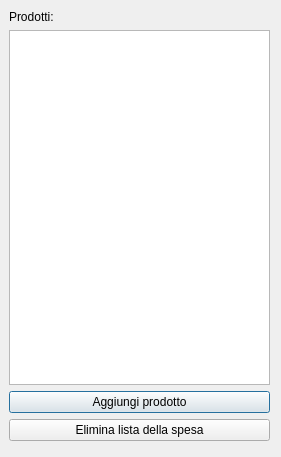
<?xml version="1.0" encoding="UTF-8"?>
<ui version="4.0">
 <class>ShoppingListView</class>
 <widget class="QDialog" name="ShoppingListView">
  <property name="geometry">
   <rect>
    <x>0</x>
    <y>0</y>
    <width>281</width>
    <height>457</height>
   </rect>
  </property>
  <property name="windowTitle">
   <string>Dialog</string>
  </property>
  <widget class="QWidget" name="verticalLayoutWidget">
   <property name="geometry">
    <rect>
     <x>9</x>
     <y>10</y>
     <width>261</width>
     <height>431</height>
    </rect>
   </property>
   <layout class="QVBoxLayout" name="verticalLayout">
    <item>
     <widget class="QLabel" name="ShoppingProuctLabel">
      <property name="text">
       <string>Prodotti:</string>
      </property>
     </widget>
    </item>
    <item>
     <widget class="QListWidget" name="ShoppingProductListWidget">
      <property name="enabled">
       <bool>true</bool>
      </property>
     </widget>
    </item>
    <item>
     <widget class="QPushButton" name="AddShoppingProductButton">
      <property name="text">
       <string>Aggiungi prodotto</string>
      </property>
     </widget>
    </item>
    <item>
     <widget class="QPushButton" name="DeleteButton">
      <property name="text">
       <string>Elimina lista della spesa</string>
      </property>
     </widget>
    </item>
   </layout>
  </widget>
 </widget>
 <resources/>
 <connections/>
</ui>
